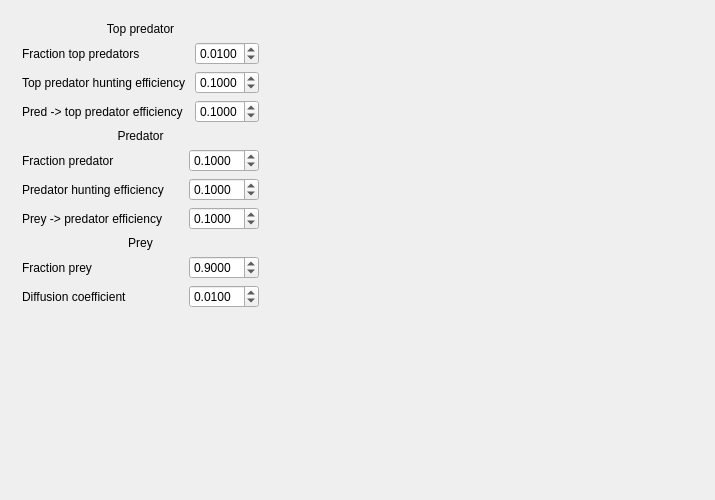
<?xml version="1.0" encoding="UTF-8"?>
<ui version="4.0">
 <class>QtSimTopPredatorPrayMainDialog</class>
 <widget class="QDialog" name="QtSimTopPredatorPrayMainDialog">
  <property name="geometry">
   <rect>
    <x>0</x>
    <y>0</y>
    <width>715</width>
    <height>500</height>
   </rect>
  </property>
  <property name="windowTitle">
   <string>QtSimTopPredatorPrayMainDialog</string>
  </property>
  <layout class="QGridLayout" name="gridLayout_2">
   <item row="0" column="1">
    <widget class="QWidget" name="widget_right" native="true">
     <property name="sizePolicy">
      <sizepolicy hsizetype="Preferred" vsizetype="Preferred">
       <horstretch>10</horstretch>
       <verstretch>0</verstretch>
      </sizepolicy>
     </property>
    </widget>
   </item>
   <item row="0" column="0">
    <widget class="QWidget" name="widget_parameters" native="true">
     <property name="sizePolicy">
      <sizepolicy hsizetype="Preferred" vsizetype="Preferred">
       <horstretch>1</horstretch>
       <verstretch>0</verstretch>
      </sizepolicy>
     </property>
     <layout class="QGridLayout" name="gridLayout">
      <item row="10" column="1" colspan="2">
       <widget class="QDoubleSpinBox" name="box_diffusion">
        <property name="decimals">
         <number>4</number>
        </property>
        <property name="maximum">
         <double>1.000000000000000</double>
        </property>
        <property name="singleStep">
         <double>0.010000000000000</double>
        </property>
        <property name="value">
         <double>0.010000000000000</double>
        </property>
       </widget>
      </item>
      <item row="9" column="1" colspan="2">
       <widget class="QDoubleSpinBox" name="box_f_prey">
        <property name="decimals">
         <number>4</number>
        </property>
        <property name="maximum">
         <double>1.000000000000000</double>
        </property>
        <property name="singleStep">
         <double>0.010000000000000</double>
        </property>
        <property name="value">
         <double>0.900000000000000</double>
        </property>
       </widget>
      </item>
      <item row="3" column="2">
       <widget class="QDoubleSpinBox" name="box_conv_pred_to_top">
        <property name="decimals">
         <number>4</number>
        </property>
        <property name="maximum">
         <double>1.000000000000000</double>
        </property>
        <property name="singleStep">
         <double>0.010000000000000</double>
        </property>
        <property name="value">
         <double>0.100000000000000</double>
        </property>
       </widget>
      </item>
      <item row="6" column="0">
       <widget class="QLabel" name="label">
        <property name="text">
         <string>Predator hunting efficiency</string>
        </property>
       </widget>
      </item>
      <item row="1" column="2">
       <widget class="QDoubleSpinBox" name="box_f_top">
        <property name="decimals">
         <number>4</number>
        </property>
        <property name="maximum">
         <double>1.000000000000000</double>
        </property>
        <property name="singleStep">
         <double>0.010000000000000</double>
        </property>
        <property name="value">
         <double>0.010000000000000</double>
        </property>
       </widget>
      </item>
      <item row="5" column="1" colspan="2">
       <widget class="QDoubleSpinBox" name="box_f_pred">
        <property name="decimals">
         <number>4</number>
        </property>
        <property name="maximum">
         <double>1.000000000000000</double>
        </property>
        <property name="singleStep">
         <double>0.010000000000000</double>
        </property>
        <property name="value">
         <double>0.100000000000000</double>
        </property>
       </widget>
      </item>
      <item row="2" column="2">
       <widget class="QDoubleSpinBox" name="box_hunt_eff_top">
        <property name="decimals">
         <number>4</number>
        </property>
        <property name="maximum">
         <double>1.000000000000000</double>
        </property>
        <property name="singleStep">
         <double>0.010000000000000</double>
        </property>
        <property name="value">
         <double>0.100000000000000</double>
        </property>
       </widget>
      </item>
      <item row="0" column="0" colspan="3">
       <widget class="QLabel" name="label_10">
        <property name="text">
         <string>Top predator</string>
        </property>
        <property name="alignment">
         <set>Qt::AlignCenter</set>
        </property>
       </widget>
      </item>
      <item row="5" column="0">
       <widget class="QLabel" name="label_f_pred">
        <property name="text">
         <string>Fraction predator</string>
        </property>
       </widget>
      </item>
      <item row="7" column="0">
       <widget class="QLabel" name="label_5">
        <property name="text">
         <string>Prey -&gt; predator efficiency</string>
        </property>
       </widget>
      </item>
      <item row="2" column="0" colspan="2">
       <widget class="QLabel" name="label_8">
        <property name="text">
         <string>Top predator hunting efficiency</string>
        </property>
       </widget>
      </item>
      <item row="10" column="0">
       <widget class="QLabel" name="label_3">
        <property name="text">
         <string>Diffusion coefficient</string>
        </property>
       </widget>
      </item>
      <item row="6" column="1" colspan="2">
       <widget class="QDoubleSpinBox" name="box_hunt_eff_pred">
        <property name="decimals">
         <number>4</number>
        </property>
        <property name="maximum">
         <double>1.000000000000000</double>
        </property>
        <property name="singleStep">
         <double>0.010000000000000</double>
        </property>
        <property name="value">
         <double>0.100000000000000</double>
        </property>
       </widget>
      </item>
      <item row="7" column="1" colspan="2">
       <widget class="QDoubleSpinBox" name="box_conv_prey_to_pred">
        <property name="decimals">
         <number>4</number>
        </property>
        <property name="maximum">
         <double>1.000000000000000</double>
        </property>
        <property name="singleStep">
         <double>0.010000000000000</double>
        </property>
        <property name="value">
         <double>0.100000000000000</double>
        </property>
       </widget>
      </item>
      <item row="8" column="0" colspan="3">
       <widget class="QLabel" name="label_6">
        <property name="text">
         <string>Prey</string>
        </property>
        <property name="alignment">
         <set>Qt::AlignCenter</set>
        </property>
       </widget>
      </item>
      <item row="9" column="0">
       <widget class="QLabel" name="label_2">
        <property name="text">
         <string>Fraction prey</string>
        </property>
       </widget>
      </item>
      <item row="1" column="0">
       <widget class="QLabel" name="label_4">
        <property name="text">
         <string>Fraction top predators</string>
        </property>
       </widget>
      </item>
      <item row="3" column="0">
       <widget class="QLabel" name="label_7">
        <property name="text">
         <string>Pred -&gt; top predator efficiency</string>
        </property>
       </widget>
      </item>
      <item row="4" column="0" colspan="3">
       <widget class="QLabel" name="label_9">
        <property name="text">
         <string>Predator</string>
        </property>
        <property name="alignment">
         <set>Qt::AlignCenter</set>
        </property>
       </widget>
      </item>
      <item row="11" column="0">
       <spacer name="verticalSpacer">
        <property name="orientation">
         <enum>Qt::Vertical</enum>
        </property>
        <property name="sizeHint" stdset="0">
         <size>
          <width>20</width>
          <height>40</height>
         </size>
        </property>
       </spacer>
      </item>
     </layout>
    </widget>
   </item>
  </layout>
 </widget>
 <layoutdefault spacing="6" margin="11"/>
 <tabstops>
  <tabstop>box_f_top</tabstop>
  <tabstop>box_hunt_eff_top</tabstop>
  <tabstop>box_conv_pred_to_top</tabstop>
  <tabstop>box_f_pred</tabstop>
  <tabstop>box_hunt_eff_pred</tabstop>
  <tabstop>box_conv_prey_to_pred</tabstop>
  <tabstop>box_f_prey</tabstop>
  <tabstop>box_diffusion</tabstop>
 </tabstops>
 <resources/>
 <connections/>
</ui>
